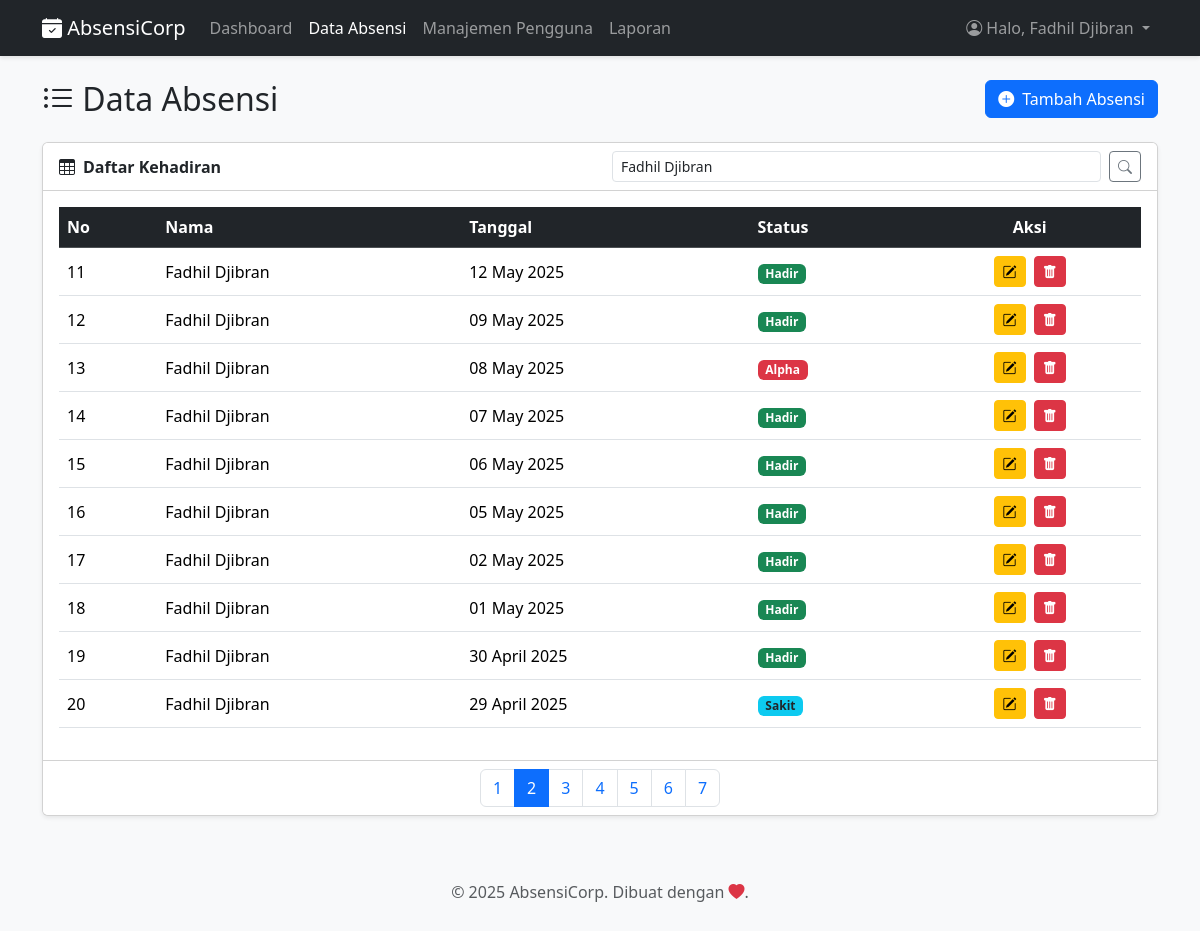
The app's page /pages/index.php?halaman=2&cari=Fadhil+Djibran (signed in) with its own data.
### tables this page shows
CREATE TABLE `absensi` (
  `id` int(11) NOT NULL,
  `user_id` int(11) NOT NULL,
  `nama` varchar(100) NOT NULL,
  `tanggal` date NOT NULL,
  `status` enum('Hadir','Izin','Sakit','Alpha') NOT NULL
);

### pages/index.php (the view, shortened to what this page needs)
<?php
require_once '../config/config.php';
$batas = 10;
$halaman = isset($_GET['halaman']) ? (int)$_GET['halaman'] : 1;
$mulai = ($halaman - 1) * $batas;
$cari = isset($_GET['cari']) ? $_GET['cari'] : '';
$where_parts = [];
$params = [];
$types = '';
if (!empty($cari)) {
    $where_parts[] = "absensi.nama LIKE ?";
    $search_term = "%" . $cari . "%";
    $params[] = &$search_term;
    $types .= 's';
}
$where_clause = '';
if (!empty($where_parts)) {
    $where_clause = ' WHERE ' . implode(' AND ', $where_parts);
}
$base_sql = "SELECT absensi.*, users.username FROM absensi LEFT JOIN users ON absensi.user_id = users.id" . $where_clause . " ORDER BY absensi.tanggal DESC, absensi.id DESC LIMIT ?, ?";
$params_for_data_query = $params;
$params_for_data_query[] = &$mulai;
$params_for_data_query[] = &$batas;
$types_for_data_query = $types . 'ii';
$stmt = $conn->prepare($base_sql);
if (!empty($params_for_data_query)) {
    $stmt->bind_param($types_for_data_query, ...$params_for_data_query);
}
$stmt->execute();
$result = $stmt->get_result();
$count_sql = "SELECT COUNT(absensi.id) AS total FROM absensi" . $where_clause;
$count_stmt = $conn->prepare($count_sql);
if(!empty($params)) {
     $count_stmt->bind_param($types, ...$params);
}
$count_stmt->execute();
$total = $count_stmt->get_result()->fetch_assoc()['total'];
$jumlahHalaman = ceil($total / $batas);
include '../includes/header.php';
?>
<div class="d-flex justify-content-between align-items-center mb-4">
    <h2 class="m-0"><i class="bi bi-list-ul"></i> Data Absensi</h2>
    <?php if ($_SESSION['role'] == 'admin'): ?>
        <a href="tambah.php" class="btn btn-primary"><i class="bi bi-plus-circle-fill me-2"></i>Tambah Absensi</a>
    <?php endif; ?>
</div>
<div class="card shadow-sm">
    <div class="card-header bg-white">
        <div class="row align-items-center">
            <div class="col-md-6"><strong><i class="bi bi-table me-2"></i>Daftar Kehadiran</strong></div>
            <div class="col-md-6">
                <form method="GET" class="d-flex">
                    <input type="text" name="cari" class="form-control form-control-sm me-2" placeholder="Cari nama..." value="<?= htmlspecialchars($cari) ?>">
                    <button type="submit" class="btn btn-sm btn-outline-secondary"><i class="bi bi-search"></i></button>
                </form>
            </div>
        </div>
    </div>
    <div class="card-body">
        <div class="table-responsive">
            <table class="table table-hover align-middle">
                <thead class="table-dark">
                    <tr>
                        <th>No</th>
                        <th>Nama</th>
                        <th>Tanggal</th>
                        <th>Status</th>
                        <th class="text-center">Aksi</th>
                    </tr>
                </thead>
                <tbody>
                    <?php
                    $no = $mulai + 1;
                    if ($result->num_rows > 0) {
                        while ($row = $result->fetch_assoc()) {
                            $status_color = 'secondary';
                            if ($row['status'] == 'Hadir') $status_color = 'success';
                            if ($row['status'] == 'Sakit') $status_color = 'info text-dark';
                            if ($row['status'] == 'Alpha') $status_color = 'danger';
                            echo "<tr>
                                <td>{$no}</td>
                                <td>" . htmlspecialchars($row['nama']) . "</td>
                                <td>" . date('d F Y', strtotime($row['tanggal'])) . "</td>
                                <td><span class='badge bg-{$status_color}'>" . htmlspecialchars($row['status']) . "</span></td>
                                <td class='text-center'>";
                                if ($_SESSION['role'] == 'admin') {
                                    echo "<a href='edit.php?id={$row['id']}' class='btn btn-warning btn-sm me-1'><i class='bi bi-pencil-square'></i></a>
                                          <button type='button' class='btn btn-danger btn-sm delete-btn' data-bs-toggle='modal' data-bs-target='#deleteModal' data-id='{$row['id']}' data-nama='" . htmlspecialchars($row['nama']) . "'>
                                              <i class='bi bi-trash-fill'></i>
                                          </button>";
                                } else { echo "-"; }
                                echo "</td>
                            </tr>";
                            $no++;
                        }
                    } else { echo "<tr><td colspan='5' class='text-center text-muted'>Tidak ada data.</td></tr>"; }
                    ?>
                </tbody>
            </table>
        </div>
    </div>
    <div class="card-footer bg-white">
        <?php if($total > $batas): ?>
        <nav>
            <ul class="pagination justify-content-center m-0">
                <?php for ($i = 1; $i <= $jumlahHalaman; $i++): ?>
                    <li class="page-item <?= ($i == $halaman) ? 'active' : '' ?>">
                        <a class="page-link" href="?halaman=<?= $i ?>&cari=<?= urlencode($cari) ?>"><?= $i ?></a>
                    </li>
                <?php endfor; ?>
            </ul>
        </nav>
        <?php endif; ?>
    </div>
</div>
<?php include '../includes/footer.php'; ?>

### includes/header.php (style rules this page uses)
body { background-color: #f8f9fa; }

### records on screen
absensi: nama "Fadhil Djibran", tanggal "12 May 2025", status "Hadir"
absensi: nama "Fadhil Djibran", tanggal "09 May 2025", status "Hadir"
absensi: nama "Fadhil Djibran", tanggal "08 May 2025", status "Alpha"
absensi: nama "Fadhil Djibran", tanggal "07 May 2025", status "Hadir"
absensi: nama "Fadhil Djibran", tanggal "06 May 2025", status "Hadir"
absensi: nama "Fadhil Djibran", tanggal "05 May 2025", status "Hadir"
absensi: nama "Fadhil Djibran", tanggal "02 May 2025", status "Hadir"
absensi: nama "Fadhil Djibran", tanggal "01 May 2025", status "Hadir"
absensi: nama "Fadhil Djibran", tanggal "30 April 2025", status "Hadir"
absensi: nama "Fadhil Djibran", tanggal "29 April 2025", status "Sakit"

### other values on screen
$_SESSION['username'] "Fadhil Djibran"
